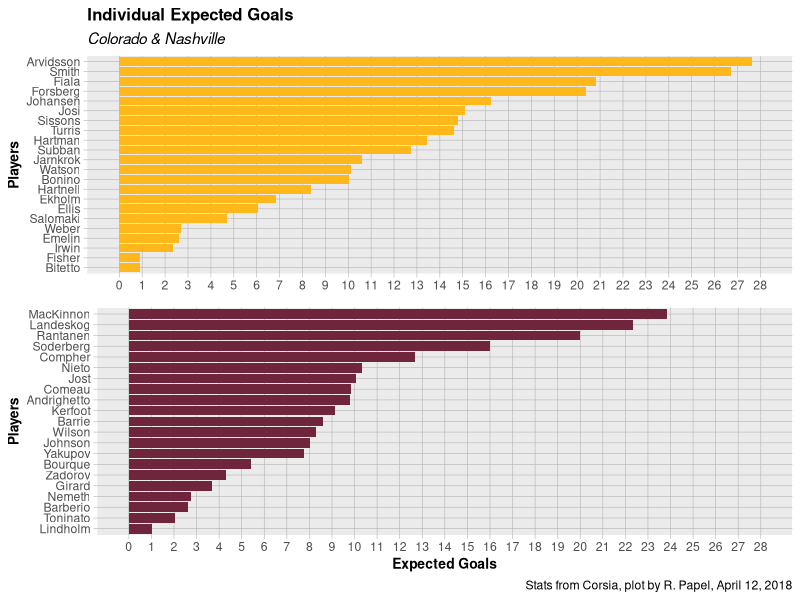
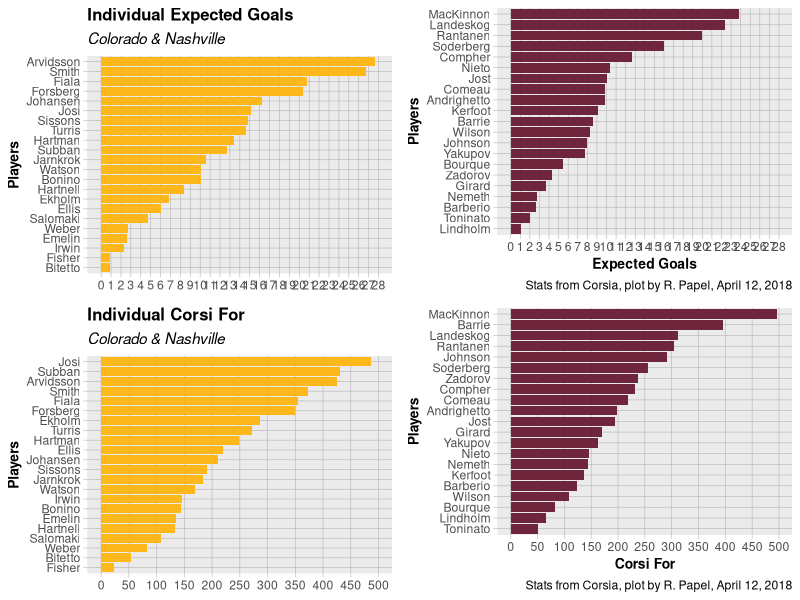

Write the R code that produced these figures, in order.
#' ------------------------
#' Title: **NSH vs COL**
#' Subtitle: Histogrammmmmmmmmmmmmm of G, xGF, iCF
#' Date: April 12, 2018
#' By: Robert Papel
#' ----------------------

library(tidyverse)
library(rmarkdown)
library(ggrepel)
library(gridExtra)
library(cowplot)

firstRound <- read_csv("preds_avs.csv")


#' **Visualizations - ixGF**
 
teamColor <- c("#FFB81C", # Nashville
               "#6F263D") # Colorado

NSH1 <- firstRound %>% 
  filter(Team == "NSH") %>% 
  mutate(Player = factor(Player)) %>%  
  ggplot() + 
  geom_col(aes(x = fct_reorder(Player, ixGF), 
               y = ixGF, fill = Team),
               show.legend = F) + 
  scale_fill_manual(values = teamColor) +
  labs(
    title = "Individual Expected Goals",
    subtitle = "Colorado & Nashville",
    x = "Players", 
    y = NULL
    # caption = "Stats from Corsia, plot by R. Papel, April 12, 2018"
  ) +
  theme(
    plot.title = element_text(face = "bold", size = 12),
    plot.subtitle = element_text(face = "italic"),
    axis.ticks = element_line(colour = "grey70", size = 0.2),
    panel.grid.major = element_line(colour = "grey70", size = 0.2),
    panel.grid.minor = element_blank(),
    legend.background = element_rect(fill = "grey90", 
                                     size = 3, colour = "white"),
    legend.text = element_text(face = "bold"),
    legend.title = element_text(face = "bold"),
    axis.title.y = element_text(size = 10, face = "bold", color = "black"),
    axis.title.x = element_text(size = 11, face = "bold", color = "black")
  ) +
  ylim(0, 4) +
  scale_y_continuous(limits = c(0, 28),
                     breaks = c(0:28)) +
  coord_flip() 

COL1 <- firstRound %>% 
  filter(Team == "COL") %>% 
  mutate(Player = factor(Player)) %>%  
  ggplot() + 
  geom_col(aes(x = fct_reorder(Player, ixGF), 
               y = ixGF, fill = Team),
           show.legend = F) + 
  scale_fill_manual(values = "#6F263D") +
  labs(
     # title = "Individual Expected Goals",
     # subtitle = "Nashville & Colorado",
     x = "Players", 
     y = "Expected Goals",
     caption = "Stats from Corsia, plot by R. Papel, April 12, 2018"
   ) +
  theme(
    plot.title = element_text(face = "bold", size = 12),
    plot.subtitle = element_text(face = "italic"),
    axis.ticks = element_line(colour = "grey70", size = 0.2),
    panel.grid.major = element_line(colour = "grey70", size = 0.2),
    panel.grid.minor = element_blank(),
    legend.background = element_rect(fill = "grey90", 
                                     size = 3, colour = "white"),
    legend.text = element_text(face = "bold"),
    legend.title = element_text(face = "bold"),
    axis.title.y = element_text(size = 10, face = "bold", color = "black"),
    axis.title.x = element_text(size = 10, face = "bold", color = "black")
  ) +
  ylim(0, 4) +
  scale_y_continuous(limits = c(0, 28),
                     breaks = c(0:28)) +
  coord_flip() 


#' **Putting two plots into one graph (or 4? Not 4, lmao)**

grid.arrange(NSH1, COL1, nrow = 2)



#' **Visualizations - iCF**

NSH2 <- firstRound %>% 
  filter(Team == "NSH") %>% 
  mutate(Player = factor(Player)) %>%  
  ggplot() + 
  geom_col(aes(x = fct_reorder(Player, iCF), 
               y = iCF, fill = Team),
           show.legend = F) + 
  scale_fill_manual(values = teamColor) +
  labs(
    title = "Individual Corsi For",
    subtitle = "Colorado & Nashville",
    x = "Players", 
    y = NULL
    # caption = "Stats from Corsia, plot by R. Papel, April 12, 2018"
  ) +
  theme(
    plot.title = element_text(face = "bold", size = 12),
    plot.subtitle = element_text(face = "italic"),
    axis.ticks = element_line(colour = "grey70", size = 0.2),
    panel.grid.major = element_line(colour = "grey70", size = 0.2),
    panel.grid.minor = element_blank(),
    legend.background = element_rect(fill = "grey90", 
                                     size = 3, colour = "white"),
    legend.text = element_text(face = "bold"),
    legend.title = element_text(face = "bold"),
    axis.title.y = element_text(size = 10, face = "bold", color = "black"),
    axis.title.x = element_text(size = 11, face = "bold", color = "black")
  ) +
  ylim(0, 4) +
  scale_y_continuous(limits = c(0, 500),
                     breaks = c(0, 50, 100, 150, 200, 
                                250, 300, 350, 400, 450, 500)) +
  coord_flip() 

COL2 <- firstRound %>% 
  filter(Team == "COL") %>% 
  mutate(Player = factor(Player)) %>%  
  ggplot() + 
  geom_col(aes(x = fct_reorder(Player, iCF), 
               y = iCF, fill = Team),
           show.legend = F) + 
  scale_fill_manual(values = "#6F263D") +
  labs(
    # title = "Individual Expected Goals",
    # subtitle = "Nashville & Colorado",
    x = "Players", 
    y = "Corsi For",
    caption = "Stats from Corsia, plot by R. Papel, April 12, 2018"
  ) +
  theme(
    plot.title = element_text(face = "bold", size = 12),
    plot.subtitle = element_text(face = "italic"),
    axis.ticks = element_line(colour = "grey70", size = 0.2),
    panel.grid.major = element_line(colour = "grey70", size = 0.2),
    panel.grid.minor = element_blank(),
    legend.background = element_rect(fill = "grey90", 
                                     size = 3, colour = "white"),
    legend.text = element_text(face = "bold"),
    legend.title = element_text(face = "bold"),
    axis.title.y = element_text(size = 10, face = "bold", color = "black"),
    axis.title.x = element_text(size = 10, face = "bold", color = "black")
  ) +
  scale_y_continuous(limits = c(0, 500),
                     breaks = c(0, 50, 100, 150, 200, 
                                250, 300, 350, 400, 450, 500)) +
  coord_flip() 

grid.arrange(NSH1, COL1, NSH2, COL2, nrow = 2)
